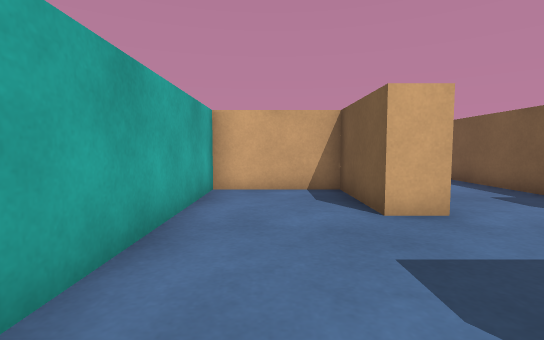
view 1 (above)

17 first-person views from a walk through a scene from a Unity 3-D project. The camera is 0.51 m above the floor, tilts 4° down and sees 85° across. The floor is counted in squares, 0.5 m on a side. Each view is taken from the middle of a square. On the plan, view 1 faces up. The plan holds only what a view shows up to about 12 squares ahead; the rest is blank.

view 2
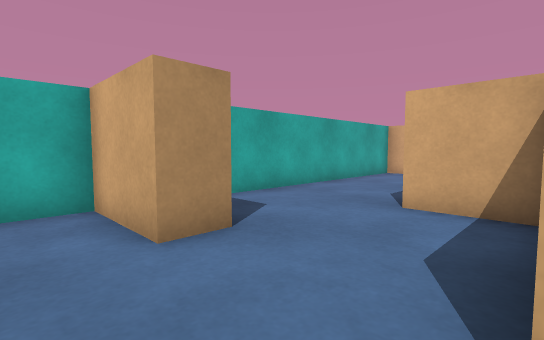

view 3
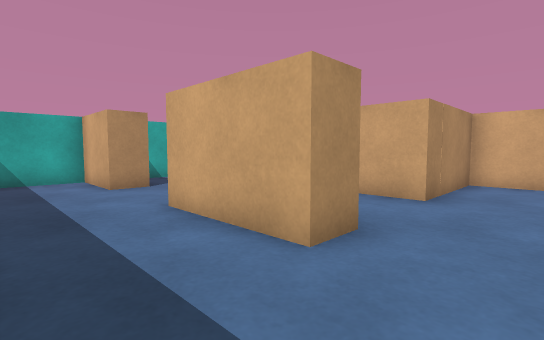

view 4
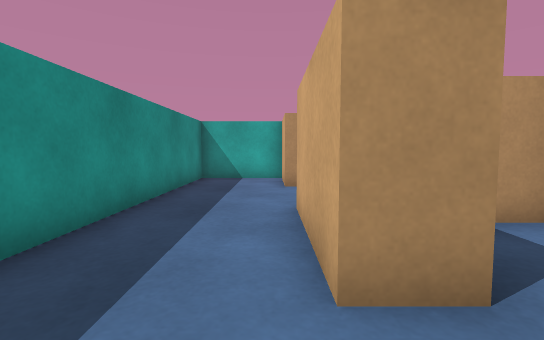

view 5
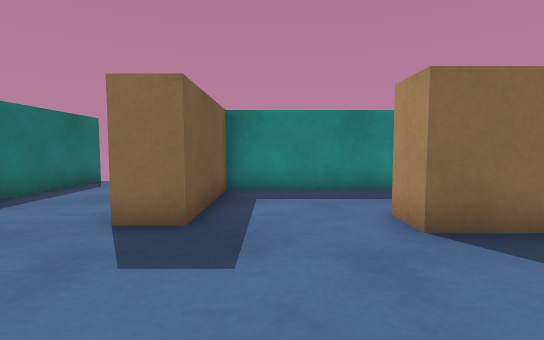

view 6
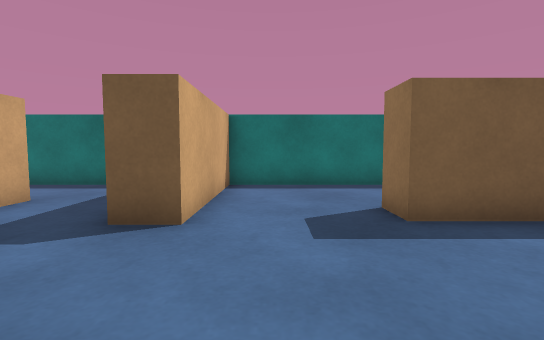

view 7
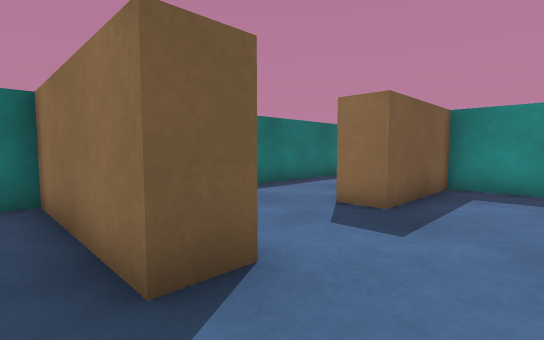

view 8
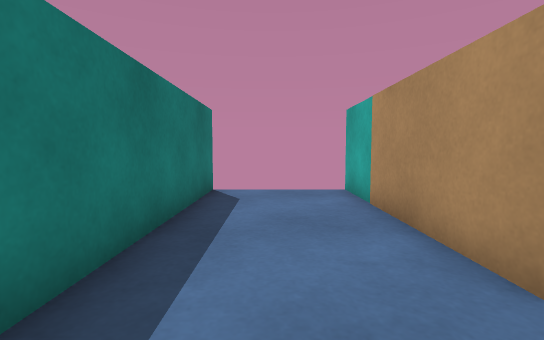

view 9
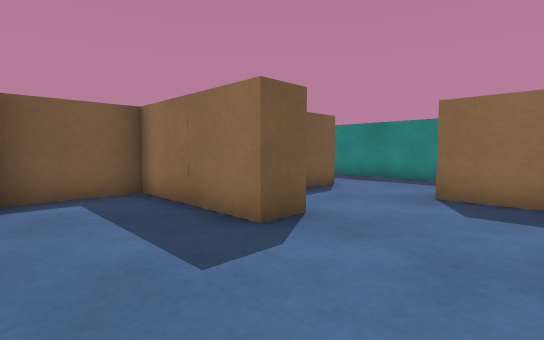

view 10
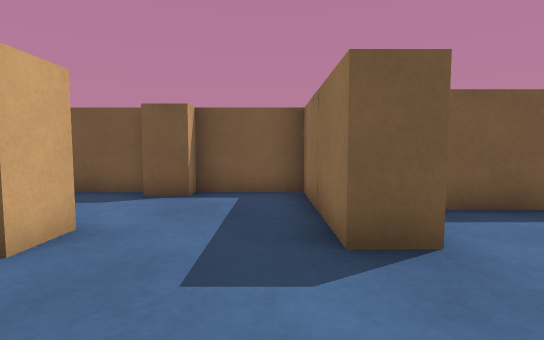

view 11
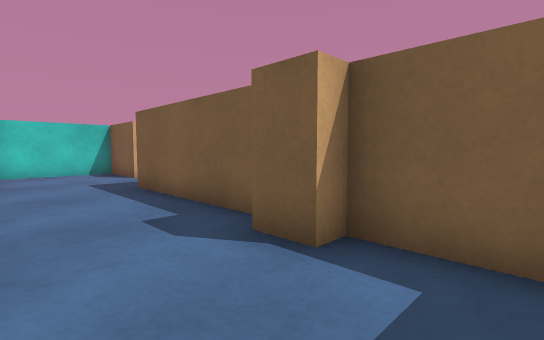

view 12
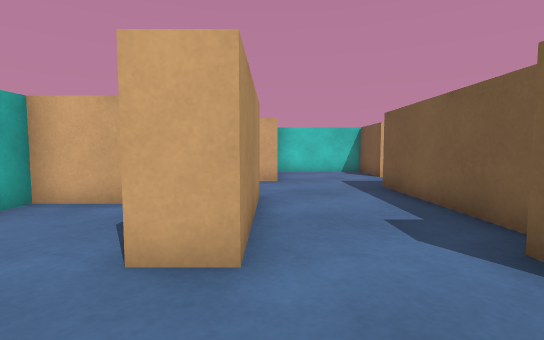

view 13
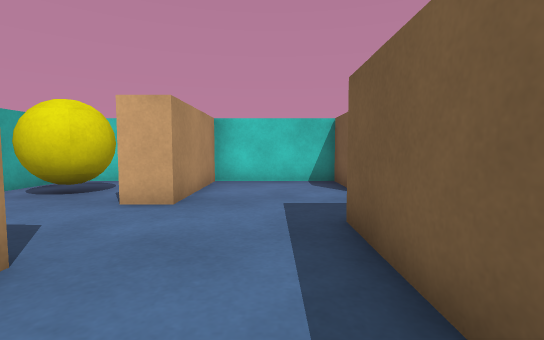

view 14
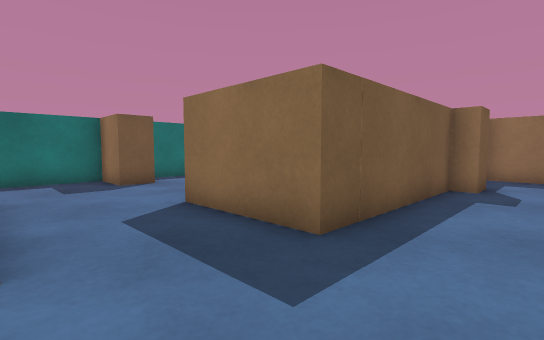

view 15
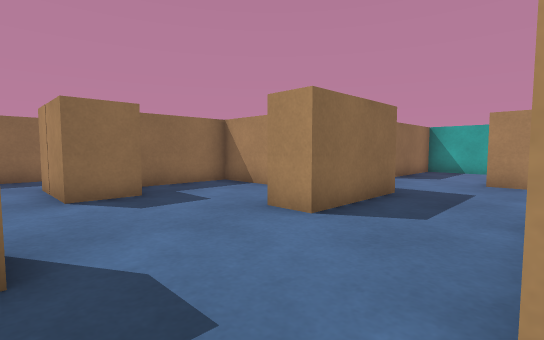

view 16
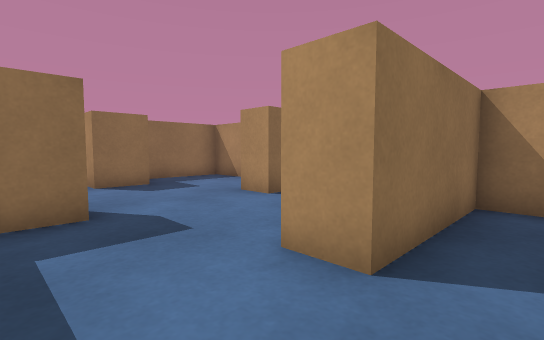

view 17
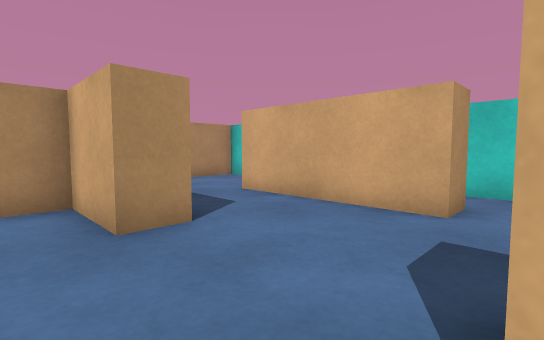

### Floor plan
Ten units are one square. View 1 is at (0, 0); x grows to the right and y downward. Boxes are objects, and circles mark ways between rooms. Rooms are numbered by the first view taken in them; rooms with no view inside come last. Other rooms are left out.
<svg viewBox="-20 -160 170 250">
<path fill="none" stroke="#000" d="M39 -2 20 -2 20 -12 60 -12 60 -38M39 26 39 9M49 1 49 10M70 -2 55 -2M-15 36 -15 65 102 65 102 29M27 -45 17 -45 17 -75 -15 -75 -15 18M100 -2 100 -12 145 -12 145 -18M86 -38 70 -38 70 -2M118 -38 111 -38M102 29 112 29 112 85M145 85 145 -2 100 -2M70 -92 70 -48 99 -48M79 -139 118 -139 118 -129 70 -129 70 -140M27 -85 27 -45M60 -48 60 -92M71 -155 32 -155 32 -114 21 -114M145 -101 145 -126M118 -46 118 -38M55 -38 55 -48M124 -155 114 -155M4 -85 21 -85M145 -38 145 -85M1 -155 -4 -155M-15 -140 -15 -131"/>
<rect x="-15" y="25" width="30" height="20" fill="#bbb"><title>other object</title></rect>
<rect x="45" y="25" width="30" height="10" fill="#bbb"><title>other object</title></rect>
<rect x="-5" y="-135" width="20" height="20" fill="#bbb"><title>other object</title></rect>
<rect x="55" y="-105" width="40" height="20" fill="#bbb"><title>other object</title></rect>
<rect x="65" y="-155" width="20" height="10" fill="#bbb"><title>other object</title></rect>
<rect x="105" y="-65" width="20" height="20" fill="#bbb"><title>other object</title></rect>
<rect x="125" y="-105" width="20" height="20" fill="#bbb"><title>other object</title></rect>
<circle cx="85" cy="-5" r="3" fill="#2a7"/>
<circle cx="105" cy="15" r="3" fill="#2a7"/>
<circle cx="45" cy="-40" r="3" fill="#2a7"/>
<circle cx="135" cy="-40" r="3" fill="#2a7"/>
<text x="30" y="10">1</text>
<text x="100" y="-20">2</text>
<text x="130" y="40">3</text>
<text x="80" y="-100">4</text>
</svg>
Room 1 opens to room 2. Room 1 opens to room 3. Room 1 opens to room 4. Room 2 opens to room 4.

Where each view was taken, in squares from view 1:
view 1: 0 up, 0 right, facing up
view 2: 5 down, 4 right, facing up-left
view 3: 6 down, 9 right, facing up-left
view 4: 4 down, 9 right, facing left
view 5: 1 up, 9 right, facing down
view 6: 1 down, 6 right, facing right
view 7: 2 up, 8 right, facing down-right
view 8: 1 down, 13 right, facing down
view 9: 4 up, 1 left, facing down-right
view 10: 2 up, 1 left, facing right
view 11: 2 up, 3 right, facing up-right
view 12: 2 up, 3 right, facing up
view 13: 6 up, 5 right, facing up
view 14: 13 up, 4 right, facing down-right
view 15: 13 up, 13 right, facing down-left
view 16: 15 up, 14 right, facing down-left
view 17: 8 up, 13 right, facing up-left
